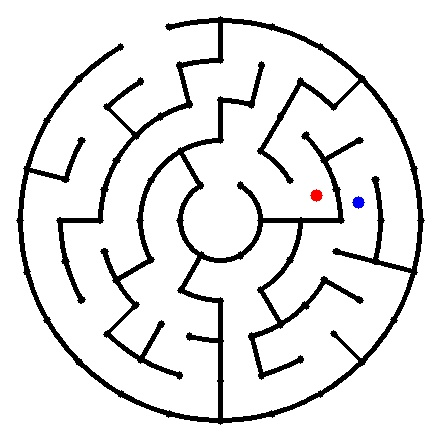
#> input picture theta_maze_solver/solver_2/image_00.jpg, 440 x 440 px
$ python run_me.py image_00.jpg   (Python 2 division)
#> lines starting #> are read from the running program, lines starting #| are printed output that depends on the picture; after the words box and inside, x2 and y2 are one past the last pixel; in counts of white or black regions, pixels touching at a corner belong together
import numpy as np
import cv2
import math
import sys

## Reads image in HSV format. Accepts filepath as input argument and returns the HSV
## equivalent of the image.
def readImageHSV(filePath):
    mazeImg = cv2.imread(filePath)
    hsvImg = cv2.cvtColor(mazeImg, cv2.COLOR_BGR2HSV)
    return hsvImg

## Reads image in binary format. Accepts filepath as input argument and returns the binary
## equivalent of the image.
def readImageBinary(filePath):
    mazeImg = cv2.imread(filePath)
    grayImg = cv2.cvtColor(mazeImg, cv2.COLOR_BGR2GRAY)
    ret,binaryImage = cv2.threshold(grayImg,200,255,cv2.THRESH_BINARY)
    return binaryImage

##  Returns sine of an angle.
def sine(angle):
    return math.sin(math.radians(angle))

##  Returns cosine of an angle
def cosine(angle):
    return math.cos(math.radians(angle))

##  This function accepts the img, level and cell number of a particular cell and the size of the maze as input
##  arguments and returns the list of cells which are traversable from the specified cell.
# [223 lines left out: functions findNeighbours, colourCell, buildGraph, findStartPoint, findPath, not called in this run]

## The findMarkers() function returns a list of coloured markers in form of a python dictionaries
## For example if a blue marker is present at (3,6) and red marker is present at (1,5) then the
## dictionary is returned as :-
##          list_of_markers = { 'Blue':(3,6), 'Red':(1,5)}
def findMarkers(imgHSV, size):             ## You can pass your own arguments in this space.
    list_of_markers = {}
    ############################# Add your Code Here ################################
    if size == 1:
        centre = 220
    else:
        centre = 300


    ## Blue Colour Limits ##
    blue_lower = np.array([110, 100, 100])
    blue_upper = np.array([130, 255, 255])

    ## Red Colour Limits ##
    red_lower = np.array([0, 100, 100])
    red_upper = np.array([10, 255, 255])

    levels = [1, 6, 12, 24, 24, 24, 48]


    mask = cv2.inRange(imgHSV, blue_lower, blue_upper) ## Mask to only have blue marker and neglect rest of the image

    ## Detect the location of blue marker(currently in white)
    contours, heirarchy = cv2.findContours(mask, cv2.RETR_TREE, cv2.CHAIN_APPROX_SIMPLE)

    if len(contours) != 0:

        point = contours[0][0][0]  ## Arbitrary point at the boundary of blue marker

        ## Extracting the cell from given co-ordinates
        dy = point[1] - centre
        dx = point[0] - centre

        level = int(math.sqrt(dy**2 + dx**2)/40)
        angle_per_cell = 360.0/levels[level]
        theta = math.degrees(math.atan2(dy, dx))
        if theta < 0:
            theta = theta + 360

        marker = (level, int(theta/angle_per_cell) + 1)


        list_of_markers['Blue'] = marker


    mask = cv2.inRange(imgHSV, red_lower, red_upper) ## Mask to only have blue marker and neglect rest of the image

    ## Detect the location of blue marker(currently in white)
    contours, heirarchy = cv2.findContours(mask, cv2.RETR_TREE, cv2.CHAIN_APPROX_SIMPLE)


    if len(contours) != 0:

        point = contours[0][0][0]   ## Arbitrary point at the boundary of blue marker

        ## Extracting the cell from given co-ordinates
        dy = point[1] - centre
        dx = point[0] - centre

        level = int(math.sqrt(dy**2 + dx**2)/40)
        angle_per_cell = 360.0/levels[level]
        theta = math.degrees(math.atan2(dy, dx))
        if theta < 0:
                theta = theta + 360

        marker = (level, int(theta/angle_per_cell) + 1)

        list_of_markers['Red'] = marker


    #################################################################################
    return list_of_markers

## The findOptimumPath() function returns a python list which consists of all paths that need to be traversed
## in order to start from the START cell and traverse to any one of the markers ( either blue or red ) and then
## traverse to FINISH. The length of path should be shortest ( most optimal solution).
def findOptimumPath(imgBinary, size, listofMarkers):     ## You can pass your own arguments in this space.
    ############################# Add your Code Here ################################

    img_polar = convert_polar(imgBinary, size)   ## Converting image to polar co-ordinates
    graph = buildGraph(img_polar, size)     ## Building graph
    start = findStartPoint(graph, size)     ## Finding start point

    # Blue Path Length
    start2blue = findPath(graph, start , listofMarkers['Blue'], path=[]) # Start to blue Marker
    blue2finish = findPath(graph, listofMarkers['Blue'], (0,0), path=[]) # Blue Marker to end

    # Red Path Length
    start2red = findPath(graph, start , listofMarkers['Red'], path=[]) # Start to red Marker
    red2finish = findPath(graph, listofMarkers['Red'], (0,0), path=[]) # Red Marker to end


    if (len(start2blue + blue2finish) < len(start2red + red2finish)):

        pathArray = [start2blue, blue2finish]

    elif (len(start2blue + blue2finish) > len(start2red + red2finish)):

        pathArray = [start2red, red2finish]

    else:                           ## If path lengths are equal ##

        if (start2blue < start2red):

            pathArray = [start2blue, blue2finish]

        else:

            pathArray = [start2red, red2finish]


    #################################################################################
    return pathArray

## The colourPath() function highlights the whole path that needs to be traversed in the maze image and
## returns the final image.
# [12 lines left out: function colourPath, not called in this run]

#####################################    Add Utility Functions Here   ###################################
##                                                                                                     ##
##                   You are free to define any functions you want in this space.                      ##
##                             The functions should be properly explained.                             ##


"""

* Function Name: convert_polar
* Input:
image supposed to be converted, size of the image
* Output:
converted image
* Logic:

This function first blurs the image and the applies threshold
            to get rid of any noise, then creates a white image to map on.
            Finally it maps by caluculating the desired pixel to map on output
            image from input image
* Example Call: convert_polar(img, size)

"""


def convert_polar(img, size):

    img_blur = cv2.GaussianBlur(img, (3, 3), 0)
    ret, binary = cv2.threshold(img_blur, 200, 255, cv2.THRESH_BINARY)

    if size == 1:
        radius = 200 + 3
        mid = 220
    else:
        radius = 280 + 3
        mid = 300

    ## Creating a white image to map on ##
    polar = np.zeros((radius, 364), np.uint8)
    polar = cv2.bitwise_not(polar)

    ## Mapping values ##
    for theta in range(0, 363):
        sin = sine(theta)
        cos = cosine(theta)
        for r in range(0, radius):
            polar[r, theta] = binary[r*sin + mid, r*cos + mid]

    return polar


##                                                                                                     ##
##                                                                                                     ##
#########################################################################################################

## This is the main() function for the code, you are not allowed to change any statements in this part of
## the code. You are only allowed to change the arguments supplied in the findMarkers(), findOptimumPath()
## and colourPath() functions.
def main(filePath, flag = 0):
    img = readImageHSV(filePath)
#> in readImageHSV, mazeImg is the input picture: shape (440, 440, 3); mean B, G, R 229.5, 229.4, 229.5
#> in readImageHSV, `hsvImg = cv2.cvtColor(mazeImg, cv2.COLOR_BGR2HSV)`: hsvImg: shape (440, 440, 3); mean H, S, V 0.6, 0.4, 229.6
    imgBinary = readImageBinary(filePath)
#> in readImageBinary, `ret,binaryImage = cv2.threshold(grayImg,200,255,cv2.THRESH_BINARY)`: binaryImage: shape (440, 440); 90% white; 3 black regions, box (x1, y1, x2, y2) and area: (16, 16, 425, 425) 19199, (310, 189, 323, 202) 113, (352, 196, 365, 209) 113
    if len(img) == 440:
        size = 1
    else:
        size = 2
    listofMarkers = findMarkers(img, size)
#> in findMarkers, `mask = cv2.inRange(imgHSV, blue_lower, blue_upper)`:
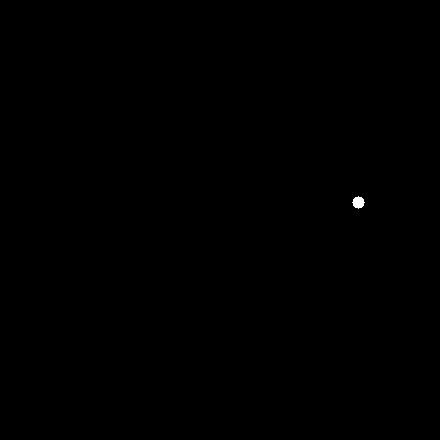
#> mask: shape (440, 440); 0.06% white; 1 white region
#> in findMarkers, `contours, heirarchy = cv2.findContours(mask, cv2.RETR_TREE, cv2.CHAIN_..`: contours = 1 contour; box (x1, y1, x2, y2) and area: (352, 196, 365, 209) 96
#> in findMarkers, `point = contours[0][0][0]`: point = [358, 196]
#> in findMarkers, `dy = point[1] - centre`: dy = -24
#> in findMarkers, `dx = point[0] - centre`: dx = 138
#> in findMarkers, `level = int(math.sqrt(dy**2 + dx**2)/40)`: level = 3
#> in findMarkers, `angle_per_cell = 360.0/levels[level]`: angle_per_cell = 15
#> in findMarkers, `theta = math.degrees(math.atan2(dy, dx))`: theta = -9.87
#> in findMarkers, `theta = theta + 360`: theta = 350.1
#> in findMarkers, `marker = (level, int(theta/angle_per_cell) + 1)`: marker = (3, 24)
#> in findMarkers, `mask = cv2.inRange(imgHSV, red_lower, red_upper)`: mask: shape (440, 440); 0.05% white; 1 white region
#> in findMarkers, `contours, heirarchy = cv2.findContours(mask, cv2.RETR_TREE, cv2.CHAIN_..`: contours = 1 contour; box (x1, y1, x2, y2) and area: (310, 190, 322, 202) 86
#> in findMarkers, `point = contours[0][0][0]`: point = [314, 190]
#> in findMarkers, `dy = point[1] - centre`: dy = -30
#> in findMarkers, `dx = point[0] - centre`: dx = 94
#> in findMarkers, `level = int(math.sqrt(dy**2 + dx**2)/40)`: level = 2
#> in findMarkers, `angle_per_cell = 360.0/levels[level]`: angle_per_cell = 30
#> in findMarkers, `theta = math.degrees(math.atan2(dy, dx))`: theta = -17.7
#> in findMarkers, `theta = theta + 360`: theta = 342.3
#> in findMarkers, `marker = (level, int(theta/angle_per_cell) + 1)`: marker = (2, 12)
#> listofMarkers = {'Blue': (3, 24), 'Red': (2, 12)}
    path = findOptimumPath(imgBinary, size, listofMarkers)
#> in convert_polar, `img_blur = cv2.GaussianBlur(img, (3, 3), 0)`:
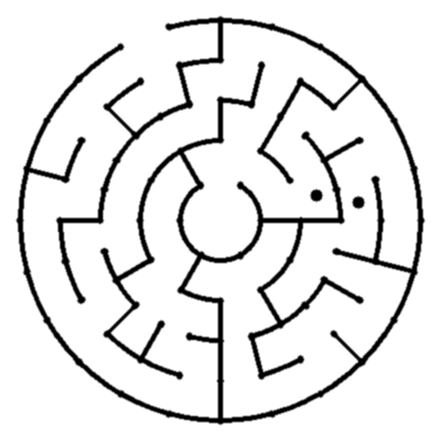
#> img_blur: shape (440, 440); min 0, max 255, mean 229.4
#> in convert_polar, `ret, binary = cv2.threshold(img_blur, 200, 255, cv2.THRESH_BINARY)`:
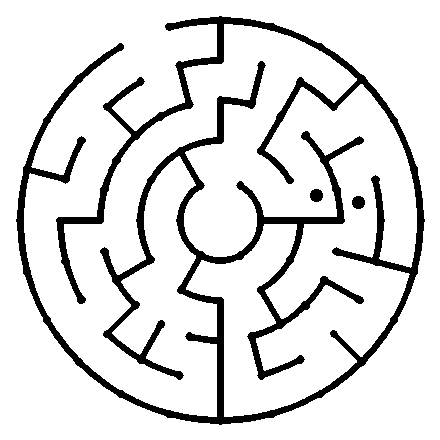
#> binary: shape (440, 440); 87.3% white; 3 black regions, box (x1, y1, x2, y2) and area: (16, 16, 425, 425) 24236, (310, 189, 323, 202) 137, (352, 196, 365, 209) 137
#> after the loop in convert_polar, `for theta in range(0, 363):`: polar: shape (203, 364); every value is 255
    img = colourPath(imgBinary, path, size, 220)
    print path
    print listofMarkers
    if __name__ == "__main__":
        return img
    else:
        if flag == 0:
            return path
        elif flag == 1:
            return str(listofMarkers) + "\n"
        else:
            return img

## The main() function is called here. Specify the filepath of image in the space given.
if __name__ == "__main__":
    filePath = sys.argv[1]     ## File path for test image
#> (the run stopped early here; a loop or call above may not have finished)

$ run again, on theta_maze_solver/solver_2/image_02.jpg
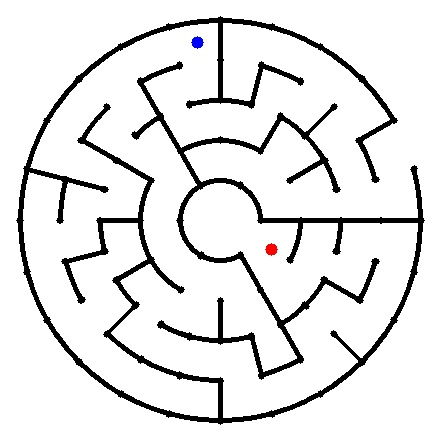
#> input picture theta_maze_solver/solver_2/image_02.jpg, 440 x 440 px
#> in readImageHSV, mazeImg is the input picture: shape (440, 440, 3); mean B, G, R 229.4, 229.3, 229.4
#> hsvImg: shape (440, 440, 3); mean H, S, V 0.4, 0.3, 229.5
#> binaryImage: shape (440, 440); 89.9% white; 3 black regions, box (x1, y1, x2, y2) and area: (16, 16, 425, 425) 19268, (191, 36, 204, 49) 113, (265, 243, 278, 256) 113
#> in findMarkers, `contours, heirarchy = cv2.findContours(mask, cv2.RETR_TREE, cv2.CHAIN_..`: contours = 1 contour; box (x1, y1, x2, y2) and area: (191, 36, 204, 49) 96
#> in findMarkers, `point = contours[0][0][0]`: point = [197, 36]
#> in findMarkers, `dy = point[1] - centre`: dy = -184
#> in findMarkers, `dx = point[0] - centre`: dx = -23
#> in findMarkers, `level = int(math.sqrt(dy**2 + dx**2)/40)`: level = 4
#> in findMarkers, `angle_per_cell = 360.0/levels[level]`: angle_per_cell = 15
#> in findMarkers, `theta = math.degrees(math.atan2(dy, dx))`: theta = -97.13
#> in findMarkers, `theta = theta + 360`: theta = 262.9
#> in findMarkers, `marker = (level, int(theta/angle_per_cell) + 1)`: marker = (4, 18)
#> in findMarkers, `contours, heirarchy = cv2.findContours(mask, cv2.RETR_TREE, cv2.CHAIN_..`: contours = 1 contour; box (x1, y1, x2, y2) and area: (265, 243, 278, 255) 88
#> in findMarkers, `point = contours[0][0][0]`: point = [271, 243]
#> in findMarkers, `dy = point[1] - centre`: dy = 23
#> in findMarkers, `dx = point[0] - centre`: dx = 51
#> in findMarkers, `level = int(math.sqrt(dy**2 + dx**2)/40)`: level = 1
#> in findMarkers, `angle_per_cell = 360.0/levels[level]`: angle_per_cell = 60
#> in findMarkers, `theta = math.degrees(math.atan2(dy, dx))`: theta = 24.27
#> in findMarkers, `marker = (level, int(theta/angle_per_cell) + 1)`: marker = (1, 1)
#> listofMarkers = {'Blue': (4, 18), 'Red': (1, 1)}
#> in convert_polar, `img_blur = cv2.GaussianBlur(img, (3, 3), 0)`:
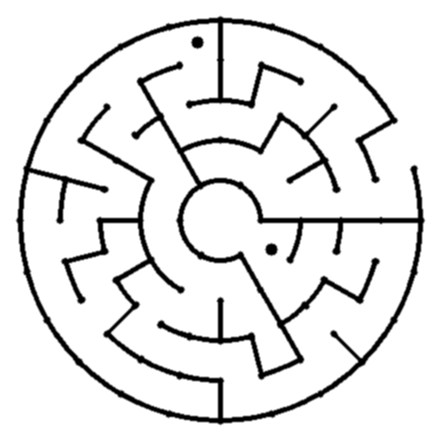
#> img_blur: shape (440, 440); min 0, max 255, mean 229.3
#> in convert_polar, `ret, binary = cv2.threshold(img_blur, 200, 255, cv2.THRESH_BINARY)`:
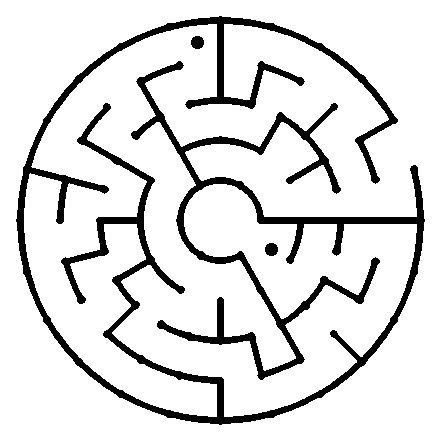
#> binary: shape (440, 440); 87.3% white; 3 black regions, box (x1, y1, x2, y2) and area: (16, 16, 425, 425) 24294, (191, 36, 204, 49) 137, (265, 243, 278, 256) 137

$ run again, on theta_maze_solver/solver_2/image_03.jpg
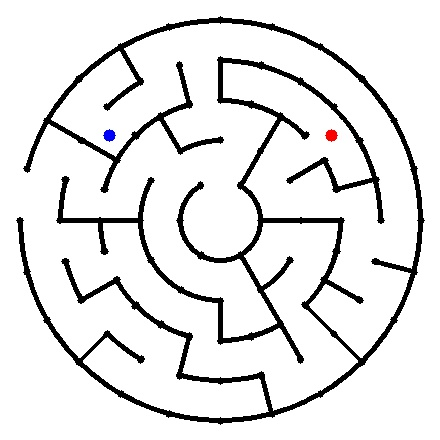
#> input picture theta_maze_solver/solver_2/image_03.jpg, 440 x 440 px
#> in readImageHSV, mazeImg is the input picture: shape (440, 440, 3); mean B, G, R 229.5, 229.4, 229.5
#> hsvImg: shape (440, 440, 3); mean H, S, V 0.5, 0.3, 229.7
#> binaryImage: shape (440, 440); 90% white; 3 black regions, box (x1, y1, x2, y2) and area: (16, 16, 425, 425) 19167, (103, 129, 116, 142) 113, (325, 129, 338, 142) 113
#> in findMarkers, `contours, heirarchy = cv2.findContours(mask, cv2.RETR_TREE, cv2.CHAIN_..`: contours = 1 contour; box (x1, y1, x2, y2) and area: (103, 129, 116, 142) 96
#> in findMarkers, `point = contours[0][0][0]`: point = [109, 129]
#> dy = -91
#> in findMarkers, `dx = point[0] - centre`: dx = -111
#> level = 3
#> angle_per_cell = 15
#> in findMarkers, `theta = math.degrees(math.atan2(dy, dx))`: theta = -140.7
#> in findMarkers, `theta = theta + 360`: theta = 219.3
#> in findMarkers, `marker = (level, int(theta/angle_per_cell) + 1)`: marker = (3, 15)
#> in findMarkers, `contours, heirarchy = cv2.findContours(mask, cv2.RETR_TREE, cv2.CHAIN_..`: contours = 1 contour; box (x1, y1, x2, y2) and area: (325, 129, 337, 142) 86
#> in findMarkers, `point = contours[0][0][0]`: point = [331, 129]
#> in findMarkers, `dx = point[0] - centre`: dx = 111
#> in findMarkers, `theta = math.degrees(math.atan2(dy, dx))`: theta = -39.35
#> in findMarkers, `theta = theta + 360`: theta = 320.7
#> in findMarkers, `marker = (level, int(theta/angle_per_cell) + 1)`: marker = (3, 22)
#> listofMarkers = {'Blue': (3, 15), 'Red': (3, 22)}
#> in convert_polar, `img_blur = cv2.GaussianBlur(img, (3, 3), 0)`:
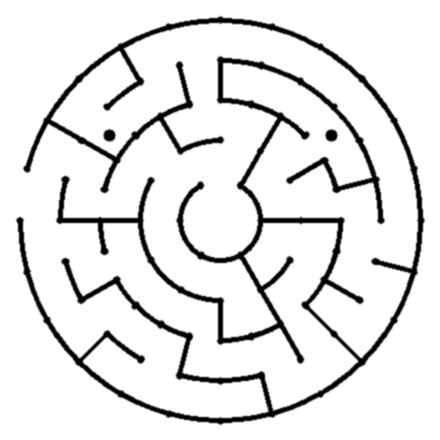
#> img_blur: shape (440, 440); min 0, max 255, mean 229.5
#> in convert_polar, `ret, binary = cv2.threshold(img_blur, 200, 255, cv2.THRESH_BINARY)`:
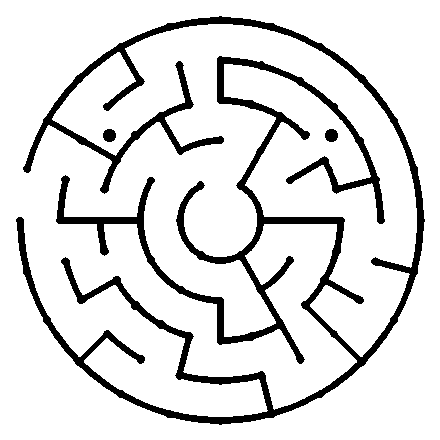
#> binary: shape (440, 440); 87.4% white; 3 black regions, box (x1, y1, x2, y2) and area: (16, 16, 425, 425) 24079, (103, 129, 116, 142) 137, (325, 129, 338, 142) 137

$ run again, on theta_maze_solver/solver_2/image_04.jpg
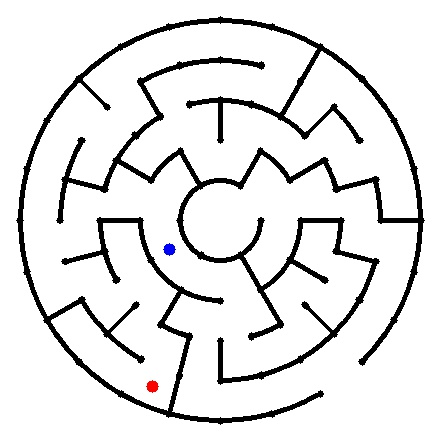
#> input picture theta_maze_solver/solver_2/image_04.jpg, 440 x 440 px
#> in readImageHSV, mazeImg is the input picture: shape (440, 440, 3); mean B, G, R 229.3, 229.2, 229.3
#> hsvImg: shape (440, 440, 3); mean H, S, V 0.3, 0.3, 229.5
#> binaryImage: shape (440, 440); 89.9% white; 3 black regions, box (x1, y1, x2, y2) and area: (16, 16, 425, 425) 19310, (163, 243, 176, 256) 113, (146, 380, 159, 393) 113
#> in findMarkers, `contours, heirarchy = cv2.findContours(mask, cv2.RETR_TREE, cv2.CHAIN_..`: contours = 1 contour; box (x1, y1, x2, y2) and area: (163, 243, 176, 256) 96
#> in findMarkers, `point = contours[0][0][0]`: point = [169, 243]
#> in findMarkers, `dy = point[1] - centre`: dy = 23
#> in findMarkers, `dx = point[0] - centre`: dx = -51
#> in findMarkers, `level = int(math.sqrt(dy**2 + dx**2)/40)`: level = 1
#> in findMarkers, `angle_per_cell = 360.0/levels[level]`: angle_per_cell = 60
#> in findMarkers, `theta = math.degrees(math.atan2(dy, dx))`: theta = 155.7
#> in findMarkers, `marker = (level, int(theta/angle_per_cell) + 1)`: marker = (1, 3)
#> in findMarkers, `contours, heirarchy = cv2.findContours(mask, cv2.RETR_TREE, cv2.CHAIN_..`: contours = 2 contours, 1 with area under 20; largest, box (x1, y1, x2, y2) and area: (146, 380, 159, 393) 90
#> in findMarkers, `point = contours[0][0][0]`: point = [152, 380]
#> in findMarkers, `dy = point[1] - centre`: dy = 160
#> in findMarkers, `dx = point[0] - centre`: dx = -68
#> in findMarkers, `level = int(math.sqrt(dy**2 + dx**2)/40)`: level = 4
#> in findMarkers, `angle_per_cell = 360.0/levels[level]`: angle_per_cell = 15
#> in findMarkers, `theta = math.degrees(math.atan2(dy, dx))`: theta = 113
#> in findMarkers, `marker = (level, int(theta/angle_per_cell) + 1)`: marker = (4, 8)
#> listofMarkers = {'Blue': (1, 3), 'Red': (4, 8)}
#> in convert_polar, `img_blur = cv2.GaussianBlur(img, (3, 3), 0)`:
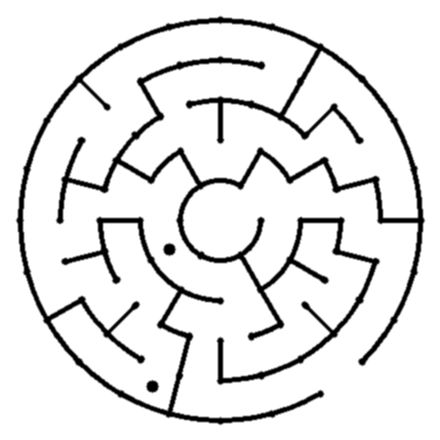
#> img_blur: shape (440, 440); min 0, max 255, mean 229.3
#> in convert_polar, `ret, binary = cv2.threshold(img_blur, 200, 255, cv2.THRESH_BINARY)`:
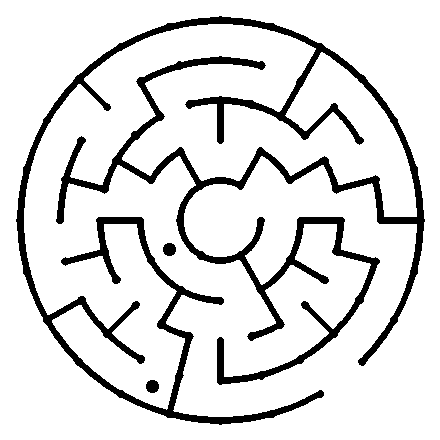
#> binary: shape (440, 440); 87.3% white; 3 black regions, box (x1, y1, x2, y2) and area: (16, 16, 425, 425) 24271, (163, 243, 176, 256) 137, (146, 380, 159, 393) 137
